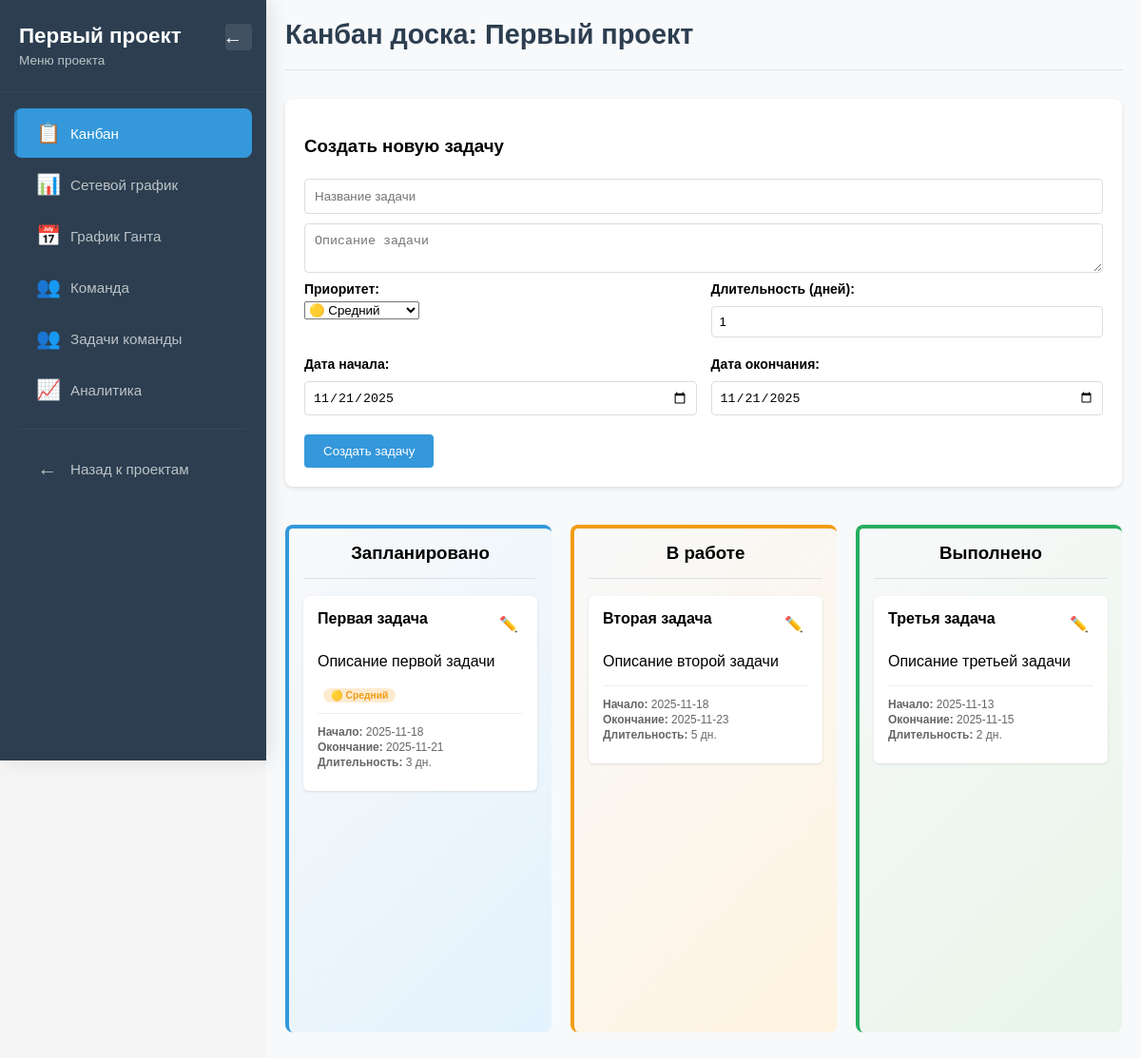
/project/1/kanban (signed in), run on the app's committed database.
### tables this page shows
CREATE TABLE projects (
                id INTEGER PRIMARY KEY AUTOINCREMENT,
                name TEXT NOT NULL,
                description TEXT,
                user_id INTEGER NOT NULL,
                FOREIGN KEY (user_id) REFERENCES users (id)
            );

CREATE TABLE tasks (
                id INTEGER PRIMARY KEY AUTOINCREMENT,
                project_id INTEGER NOT NULL,
                title TEXT NOT NULL,
                description TEXT,
                status TEXT NOT NULL DEFAULT 'planned',
                position INTEGER DEFAULT 0,
                duration INTEGER DEFAULT 1,
                start_date DATE,
                end_date DATE,
                dependencies TEXT DEFAULT '',
                assigned_to INTEGER, priority TEXT DEFAULT "medium",
                FOREIGN KEY (project_id) REFERENCES projects (id),
                FOREIGN KEY (assigned_to) REFERENCES users (id)
            );

### app.py (the view)
@app.route('/project/<int:project_id>/kanban')
@login_required
def kanban(project_id):
    conn = get_db_connection()
    project = check_project_access(project_id, current_user.id)
    if not project:
        return "Проект не найден", 404
    conn = get_db_connection()
    tasks = conn.execute(
        'SELECT * FROM tasks WHERE project_id = ? ORDER BY position ASC',
        (project_id,)
    ).fetchall()
    conn.close()
    return render_template('kanban.html', project=project, tasks=tasks, active_tab='kanban', current_user=current_user)

### app.py (called while the page is built)
def check_project_access(project_id, user_id):
    conn = get_db_connection()
    project = conn.execute('''
        SELECT p.* FROM projects p
        LEFT JOIN project_members pm ON p.id = pm.project_id AND pm.user_id = ?
        WHERE p.id = ? AND (p.user_id = ? OR pm.user_id = ?)
    ''', (user_id, project_id, user_id, user_id)).fetchone()
    conn.close()
    return project

def get_db_connection():
    os.makedirs('instance', exist_ok=True)
    conn = sqlite3.connect(DATABASE)
    conn.row_factory = sqlite3.Row
    return conn

### auth.py (called while the page is built)
@login_manager.user_loader
def load_user(user_id):
    user_data = get_user_by_id(user_id)
    if user_data:
        return User(
            id=user_data['id'],
            username=user_data['username'],
            email=user_data['email'],
            password_hash=user_data['password_hash'],
            created_at=user_data['created_at'],
            menu_position=user_data['menu_position']  # ДОБАВИТЬ ЭТУ СТРОКУ
        )
    return None

### database.py (called while the page is built)
def get_db_connection():
    conn = sqlite3.connect(DATABASE)
    conn.row_factory = sqlite3.Row
    return conn

def get_user_by_id(user_id):
    conn = get_db_connection()
    user = conn.execute(
        'SELECT * FROM users WHERE id = ?', (user_id,)
    ).fetchone()
    conn.close()
    return user

### templates/kanban.html (shortened to what this page needs)
{% extends "project_base.html" %}
{% block content %}
<div class="content-header">
    <h1>Канбан доска: {{ project.name }}</h1>
</div>
<div class="create-task-form">
    <h3>Создать новую задачу</h3>
    <form id="taskForm">
        <input type="text" id="taskTitle" placeholder="Название задачи" required>
        <textarea id="taskDescription" placeholder="Описание задачи"></textarea>
        <div class="form-row">
            <div class="field-group">
                <label for="taskPriority">Приоритет:</label>
                <select id="taskPriority">
                    <option value="medium" selected>🟡 Средний</option>
                </select>
            </div>
            <div class="field-group">
                <label for="taskDuration">Длительность (дней):</label>
                <input type="number" id="taskDuration" min="1" value="1">
            </div>
        </div>
        <div class="date-fields">
            <div class="field-group">
                <label for="taskStartDate">Дата начала:</label>
                <input type="date" id="taskStartDate">
            </div>
            <div class="field-group">
                <label for="taskEndDate">Дата окончания:</label>
                <input type="date" id="taskEndDate">
            </div>
        </div>
        <button type="submit">Создать задачу</button>
    </form>
</div>
<div class="kanban-board">
    <div class="kanban-column" data-status="planned">
        <h3>Запланировано</h3>
        <div class="tasks-list" id="planned-list">
            {% for task in tasks if task['status'] == 'planned' %}
                <div class="task-card" draggable="true" data-task-id="{{ task['id'] }}">
                    <div class="task-header">
                        <h4>{{ task['title'] }}</h4>
                        <button class="edit-btn" onclick="openEditModal({{ task['id'] }})">✏️</button>
                    </div>
                    <p>{{ task['description'] }}</p>
                    <div class="task-priority">
                        <span class="priority-{{ task['priority'] or 'medium' }}">
                            {% if task['priority'] == 'low' %}🔵 Низкий
                            {% elif task['priority'] == 'high' %}🟠 Высокий
                            {% elif task['priority'] == 'critical' %}🔴 Критический
                            {% else %}🟡 Средний{% endif %}
                        </span>
                    </div>
                    <div class="task-dates">
                        <div class="date-info"><strong>Начало:</strong> {{ task['start_date'] }}</div>
                        <div class="date-info"><strong>Окончание:</strong> {{ task['end_date'] }}</div>
                        <div class="date-info"><strong>Длительность:</strong> {{ task['duration'] }} дн.</div>
                    </div>
                </div>
            {% endfor %}
        </div>
    </div>
    <div class="kanban-column" data-status="in_progress">
        <h3>В работе</h3>
        <div class="tasks-list" id="in-progress-list">
            {% for task in tasks if task['status'] == 'in_progress' %}
            <div class="task-card" draggable="true" data-task-id="{{ task['id'] }}">
                <div class="task-header">
                    <h4>{{ task['title'] }}</h4>
                    <button class="edit-btn" onclick="openEditModal({{ task['id'] }})">✏️</button>
                </div>
                <p>{{ task['description'] }}</p>
                <div class="task-dates">
                    <div class="date-info"><strong>Начало:</strong> {{ task['start_date'] }}</div>
                    <div class="date-info"><strong>Окончание:</strong> {{ task['end_date'] }}</div>
                    <div class="date-info"><strong>Длительность:</strong> {{ task['duration'] }} дн.</div>
                </div>
            </div>
            {% endfor %}
        </div>
    </div>
    <div class="kanban-column" data-status="completed">
        <h3>Выполнено</h3>
        <div class="tasks-list" id="completed-list">
            {% for task in tasks if task['status'] == 'completed' %}
            <div class="task-card" draggable="true" data-task-id="{{ task['id'] }}">
                <div class="task-header">
                    <h4>{{ task['title'] }}</h4>
                    <button class="edit-btn" onclick="openEditModal({{ task['id'] }})">✏️</button>
                </div>
                <p>{{ task['description'] }}</p>
                <div class="task-dates">
                    <div class="date-info"><strong>Начало:</strong> {{ task['start_date'] }}</div>
                    <div class="date-info"><strong>Окончание:</strong> {{ task['end_date'] }}</div>
                    <div class="date-info"><strong>Длительность:</strong> {{ task['duration'] }} дн.</div>
                </div>
            </div>
            {% endfor %}
        </div>
    </div>
</div>
{% endblock %}

### templates/project_base.html (shortened to what this page needs)
{% extends "base.html" %}
{% block sidebar %}
<nav class="sidebar" id="projectSidebar">
    <div class="sidebar-header">
        <h2>{% if project %}{{ project.name }}{% else %}Мои задачи{% endif %}</h2>
        <small>{% if project %}Меню проекта{% else %}Персональные задачи{% endif %}</small>
        <button class="toggle-sidebar-btn" onclick="toggleSidebar('projectSidebar')">
            <span class="menu-icon">←</span>
        </button>
    </div>
    <ul class="sidebar-menu">
        {% if project %}
        <li class="menu-item {% if active_tab == 'kanban' %}active{% endif %}">
            <a href="{{ url_for('kanban', project_id=project.id) }}">
                <span class="menu-icon">📋</span>
                <span class="menu-text">Канбан</span>
            </a>
        </li>
        <li class="menu-item {% if active_tab == 'network' %}active{% endif %}">
            <a href="{{ url_for('network_graph', project_id=project.id) }}">
                <span class="menu-icon">📊</span>
                <span class="menu-text">Сетевой график</span>
            </a>
        </li>
        <li class="menu-item {% if active_tab == 'gantt' %}active{% endif %}">
            <a href="{{ url_for('gantt_chart', project_id=project.id) }}">
                <span class="menu-icon">📅</span>
                <span class="menu-text">График Ганта</span>
            </a>
        </li>
        <li class="menu-item {% if active_tab == 'team' %}active{% endif %}">
            <a href="{{ url_for('project_team', project_id=project.id) }}">
                <span class="menu-icon">👥</span>
                <span class="menu-text">Команда</span>
            </a>
        </li>
        <li class="menu-item {% if active_tab == 'team_tasks' %}active{% endif %}">
            <a href="{{ url_for('team_tasks', project_id=project.id) }}">
                <span class="menu-icon">👥</span>
                <span class="menu-text">Задачи команды</span>
            </a>
        </li>
        <li class="menu-item {% if active_tab == 'analytics' %}active{% endif %}">
            <a href="{{ url_for('project_analytics', project_id=project.id) }}">
                <span class="menu-icon">📈</span>
                <span class="menu-text">Аналитика</span>
            </a>
        </li>
        {% endif %}
        <li class="menu-divider"></li>
        <li class="menu-item">
            <a href="{{ url_for('index') }}">
                <span class="menu-icon">←</span>
                <span class="menu-text">Назад к проектам</span>
            </a>
        </li>
    </ul>
</nav>
{% endblock %}

### templates/base.html (shortened to what this page needs)
<!DOCTYPE html>
<html lang="ru">
<head>
    <link rel="stylesheet" href="{{ url_for('static', filename='css/style.css') }}">
</head>
<body>
    <div class="app-container">
        {% block sidebar %}{% endblock %}
        <main class="main-content" id="mainContent">
            {% block content %}{% endblock %}
        </main>
    </div>
</body>
</html>

### data on the page
projects: name "Первый проект"
tasks: title "Первая задача", description "Описание первой задачи", priority "🟡 Средний", start_date "2025-11-18", end_date "2025-11-21", duration "3"
tasks: title "Вторая задача", description "Описание второй задачи", start_date "2025-11-18", end_date "2025-11-23", duration "5"
tasks: title "Третья задача", description "Описание третьей задачи", start_date "2025-11-13", end_date "2025-11-15", duration "2"
